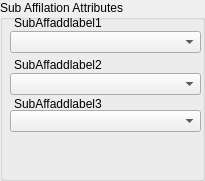
   <widget class="QGroupBox" name="groupBox_4">
    <property name="geometry">
     <rect>
      <x>540</x>
      <y>233</y>
      <width>205</width>
      <height>181</height>
     </rect>
    </property>
    <property name="title">
     <string>Sub Affilation Attributes</string>
    </property>
    <widget class="QComboBox" name="ComBoxSubAff1">
     <property name="geometry">
      <rect>
       <x>10</x>
       <y>31</y>
       <width>191</width>
       <height>22</height>
      </rect>
     </property>
     <property name="maximumSize">
      <size>
       <width>16777215</width>
       <height>16777214</height>
      </size>
     </property>
    </widget>
    <widget class="QComboBox" name="ComBoxSubAff2">
     <property name="geometry">
      <rect>
       <x>10</x>
       <y>73</y>
       <width>191</width>
       <height>22</height>
      </rect>
     </property>
    </widget>
    <widget class="QLabel" name="SubAffaddlabel1">
     <property name="geometry">
      <rect>
       <x>14</x>
       <y>15</y>
       <width>191</width>
       <height>16</height>
      </rect>
     </property>
     <property name="text">
      <string>SubAffaddlabel1</string>
     </property>
    </widget>
    <widget class="QLabel" name="SubAffaddlabel2">
     <property name="geometry">
      <rect>
       <x>14</x>
       <y>57</y>
       <width>191</width>
       <height>16</height>
      </rect>
     </property>
     <property name="text">
      <string>SubAffaddlabel2</string>
     </property>
    </widget>
    <widget class="QComboBox" name="ComBoxSubAff3">
     <property name="geometry">
      <rect>
       <x>10</x>
       <y>110</y>
       <width>191</width>
       <height>22</height>
      </rect>
     </property>
    </widget>
    <widget class="QLabel" name="SubAffaddlabel3">
     <property name="geometry">
      <rect>
       <x>14</x>
       <y>96</y>
       <width>191</width>
       <height>16</height>
      </rect>
     </property>
     <property name="text">
      <string>SubAffaddlabel3</string>
     </property>
    </widget>
   </widget>
